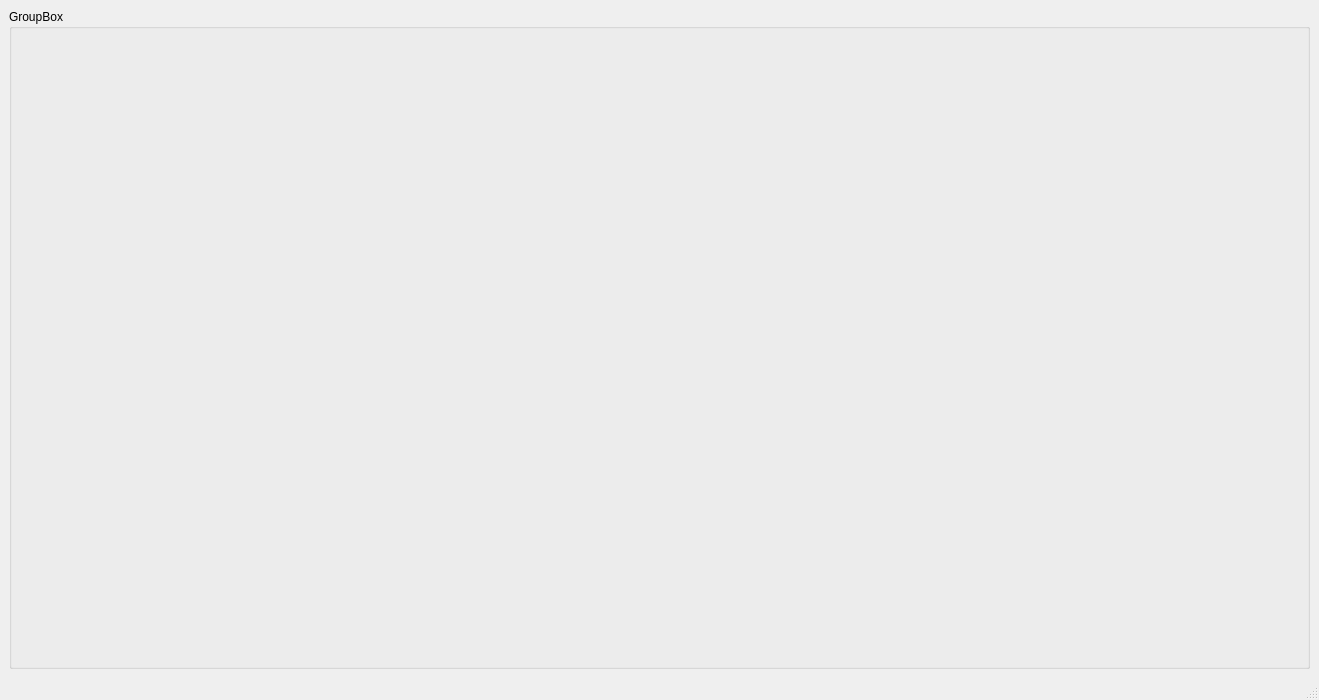
<?xml version="1.0" encoding="UTF-8"?>
<ui version="4.0">
 <class>MainWindow</class>
 <widget class="QMainWindow" name="MainWindow">
  <property name="geometry">
   <rect>
    <x>0</x>
    <y>0</y>
    <width>1319</width>
    <height>700</height>
   </rect>
  </property>
  <property name="windowTitle">
   <string>MainWindow</string>
  </property>
  <widget class="QWidget" name="centralwidget">
   <layout class="QGridLayout" name="gridLayout_2">
    <item row="0" column="0">
     <widget class="QGroupBox" name="groupBox">
      <property name="title">
       <string>GroupBox</string>
      </property>
      <widget class="QWidget" name="gridLayoutWidget_2">
       <property name="geometry">
        <rect>
         <x>0</x>
         <y>20</y>
         <width>1071</width>
         <height>571</height>
        </rect>
       </property>
       <layout class="QGridLayout" name="gridGame"/>
      </widget>
      <widget class="QWidget" name="gridLayoutWidget">
       <property name="geometry">
        <rect>
         <x>1080</x>
         <y>240</y>
         <width>221</width>
         <height>211</height>
        </rect>
       </property>
       <layout class="QGridLayout" name="gridControl"/>
      </widget>
     </widget>
    </item>
   </layout>
  </widget>
  <widget class="QMenuBar" name="menubar">
   <property name="geometry">
    <rect>
     <x>0</x>
     <y>0</y>
     <width>1319</width>
     <height>24</height>
    </rect>
   </property>
  </widget>
  <widget class="QStatusBar" name="statusbar"/>
 </widget>
 <resources/>
 <connections/>
</ui>
